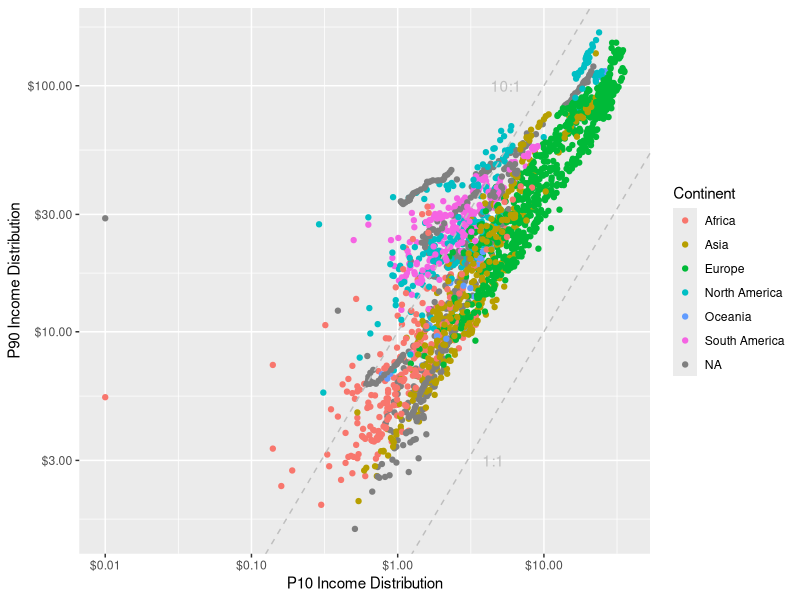
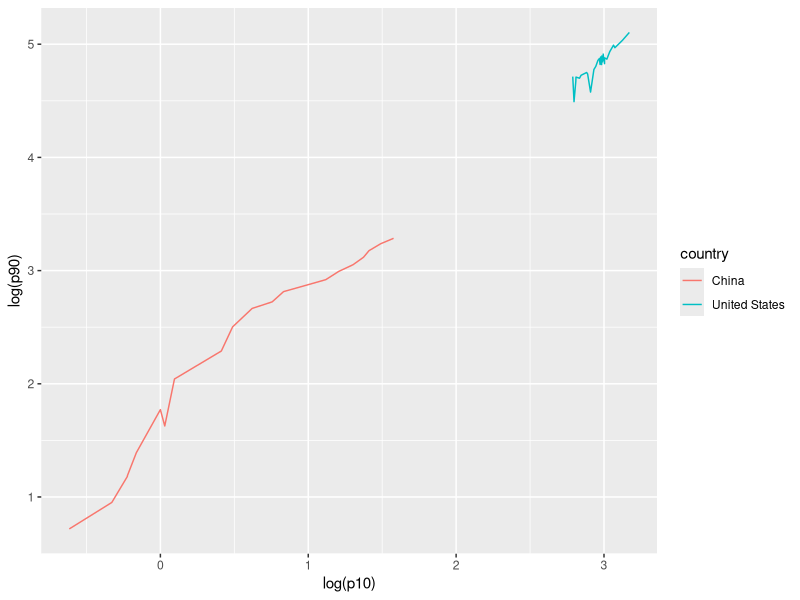

Write R code to recreate these figures, in order.
## ---- chunk 1
knitr::opts_chunk$set(echo = TRUE)
library(tidyverse)
library(ggplot2)
## ---- chunk 2
# read in the data
df_p90_p10 = read_csv("./data/p90-vs-p10-logs.csv")

# rename the columns
df_p90_p10 = df_p90_p10 %>% rename(
    "country" = "Entity",
    "code" = "Code",
    "year" = "Year",
    "p90" = "P90",
    "p10" = "P10",
    "population" = "Population (historical estimates)",
    "continent" = "Continent"
  )

df_p90_p10 %>% head(10)
## ---- chunk 3
# extract continents
continent_df = df_p90_p10 %>%
  filter(!is.na(continent)) %>%
  select(country, continent)

# for each country, get income values between the earliest and the lastest avaliable data
# after filling missing continent values
df = df_p90_p10 %>%
    select(-continent) %>% 
    left_join(continent_df, by = "country") %>% 
    filter(!is.na(p90) | !is.na(p10)) %>%
    group_by(country) %>%
    slice(which(year >= min(year) & year <= max(year)))
## ---- chunk 4
df %>%
  slice_max(order_by = p90, n=1) %>%
  head(10)
## ---- chunk 5
# axes are log transformed
df %>%
  ggplot(aes(x=p10, y=p90, color = continent)) + 
  geom_point() + 
  geom_abline(intercept = 0, slope = 1, color = "gray", lty = "dashed") +
  annotate('text', x=4.5, y=3, label = "1:1", color = "gray") + 
  geom_abline(intercept = 1, slope = 1, color = "gray", lty = "dashed") +
  annotate('text', x=5.5, y=100, label = "10:1", color = "gray") + 
  scale_x_log10(labels=scales::dollar_format()) + 
  scale_y_log10(labels=scales::dollar_format()) + 
  xlab("P10 Income Distribution") + 
  ylab("P90 Income Distribution") +
  labs(color = "Continent") 
## ---- chunk 6
knitr::knit_exit()
## ---- chunk 7
df %>%
  filter(country == "United States" | country == "China") %>%
  ggplot(aes(x=log(p10), y=log(p90), color = country)) + 
  geom_line() 
